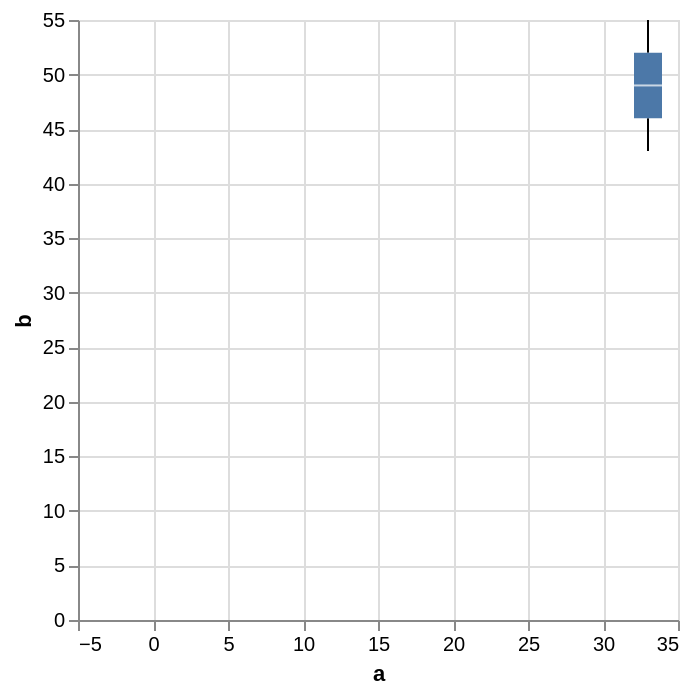

Describe this chart as a Vega-Lite specification.
### Vega-Lite specification from a JSON file in a GitHub repository (floating-point values rounded to 4 significant figures)
{"$schema": "https://vega.github.io/schema/vega-lite/v6.json", "data": {"values": [{"a": "null", "b": 28}, {"a": 33, "b": 55}, {"a": 33, "b": 43}, {"a": "null", "b": 91}, {"a": "null", "b": 81}, {"a": "null", "b": 53}]}, "mark": {"type": "boxplot", "invalid": "filter"}, "encoding": {"x": {"field": "a", "type": "quantitative", "axis": {"labelAngle": 0}}, "y": {"field": "b", "type": "quantitative"}}}
